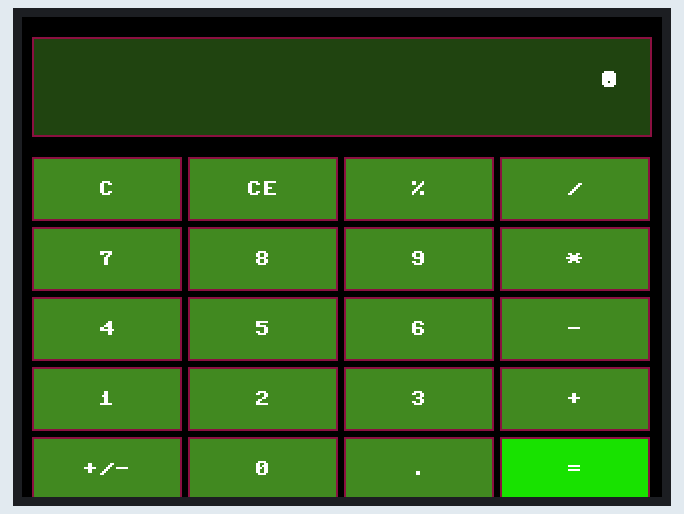
Simulated run of this program. Board: MicroPython board. Parts: 320×240 colour display. The clock reads 2024-03-15 10:24:30 at power-on unless the program sets it; what the program prints to the serial console is not drawn.

Above: at 0.2 s.

The program:

main_calculator_no_microui.py
```python
# calculator_standalone.py
"""
Standalone calculator for ILI9341 display with FT6x36 touch
Includes minimal UI framework inline for easy deployment
"""
import time

import asyncio
import logging
from machine import I2C, SPI, Pin

"""SPI LCD display driver for ILI9341 with RGB565 framebuffer."""
import time
import framebuf
import logging

logger = logging.getLogger("ili9341")


class Ili9341v:
    """ILI9341 display driver compatible with Display interface."""

    # Display dimensions
    WIDTH = 240
    HEIGHT = 320

    # Commands
    CASET = 0x2A
    RASET = 0x2B
    RAMWR = 0x2C

    X_OFFSET = 0
    Y_OFFSET = 0

    def __init__(self, spi, dc, cs, rst, bl=None, rotation=1, width=None, height=None):
        """
        Initialize ILI9341 display.

        Args:
            spi: SPI bus instance
            dc: Data/Command pin
            cs: Chip Select pin
            rst: Reset pin
            bl: Backlight pin (optional)
            rotation: Display rotation (0-3)
            width: Override width (for compatibility)
            height: Override height (for compatibility)
        """
        logger.debug("Initializing ILI9341 display driver...")

        self.spi = spi
        self.dc = dc
        self.cs = cs
        self.rst = rst
        self.bl = bl

        # Work buffers
        self.buf1 = bytearray(1)
        self.buf4 = bytearray(4)

        # Set initial dimensions
        self.width = width or self.WIDTH
        self.height = height or self.HEIGHT

        # Hardware initialization
        self._reset()
        self._config()
        self.set_rotation(rotation)

        # Create framebuffer after rotation is set
        self.buffer = bytearray(self.width * self.height * 2)  # RGB565
        self.fb = framebuf.FrameBuffer(self.buffer, self.width, self.height, framebuf.RGB565)

        # Clear and enable backlight
        self.clear()
        self.show()
        if self.bl:
            self.bl.value(1)
            print("bl ON")

        logger.info(f"Display initialized: {self.width}x{self.height} RGB565")

    def _reset(self):
        """Perform hardware reset sequence."""
        logger.debug("Performing hardware reset...")

        if not self.rst:
            return

        self.rst.value(1)
        time.sleep_ms(50)

        self.rst.value(0)
        time.sleep_ms(100)

        self.rst.value(1)
        time.sleep_ms(50)

        self.cs.value(1)
        self.dc.value(0)

        logger.debug("Hardware reset complete")

    def _write_cmd(self, cmd):
        """Write command byte to LCD."""
        self.buf1[0] = cmd
        self.dc.value(0)
        self.cs.value(0)
        self.spi.write(self.buf1)
        self.cs.value(1)

    def _write_data(self, data):
        """Write data to LCD."""
        if data is None or len(data) == 0:
            return

        self.dc.value(1)
        self.cs.value(0)
        self.spi.write(data)
        self.cs.value(1)

    def _write_reg(self, cmd, data=None):
        """Write register (command + optional data)."""
        self._write_cmd(cmd)
        if data is not None:
            self._write_data(data)

    def _config(self):
        """Configure display registers (ILI9341 initialization)."""
        logger.debug("Configuring display registers...")

        # Power control sequences
        self._write_reg(0xCF, b"\x00\xC1\x30")
        self._write_reg(0xED, b"\x64\x03\x12\x81")
        self._write_reg(0xE8, b"\x85\x00\x78")
        self._write_reg(0xCB, b"\x39\x2C\x00\x34\x02")
        self._write_reg(0xF7, b"\x20")
        self._write_reg(0xEA, b"\x00\x00")

        # Power control
        self._write_reg(0xC0, b"\x13")       # VRH[5:0]
        self._write_reg(0xC1, b"\x13")       # SAP[2:0];BT[3:0]
        self._write_reg(0xC5, b"\x22\x35")   # VCM control
        self._write_reg(0xC7, b"\xBD")       # VCM control2

        # Display inversion
        self._write_reg(0x21)                # Display Inversion ON

        # Memory Access Control (will be set by rotation)
        self._write_reg(0x36, b"\x08")

        # Display Function Control
        self._write_reg(0xB6, b"\x0A\xA2")

        # Pixel Format Set (16bit RGB565)
        self._write_reg(0x3A, b"\x55")

        # Interface Control & Frame Rate
        self._write_reg(0xF6, b"\x01\x30")
        self._write_reg(0xB1, b"\x00\x1B")

        # Gamma configuration
        self._write_reg(0xF2, b"\x00")       # 3Gamma Function Disable
        self._write_reg(0x26, b"\x01")       # Gamma curve selected

        # Positive Gamma Correction
        self._write_reg(0xE0, b"\x0F\x35\x31\x0B\x0E\x06\x49\xA7\x33\x07\x0F\x03\x0C\x0A\x00")

        # Negative Gamma Correction
        self._write_reg(0xE1, b"\x00\x0A\x0F\x04\x11\x08\x36\x58\x4D\x07\x10\x0C\x32\x34\x0F")

        # Sleep out and display on
        self._write_reg(0x11)                # Exit Sleep
        time.sleep_ms(120)

        self._write_reg(0x29)                # Display on

        logger.debug("Display configuration complete")

    def set_rotation(self, rotation):
        """
        Set display rotation.

        Args:
            rotation: 0-3 for different orientations
                0: Portrait
                1: Landscape
                2: Portrait inverted
                3: Landscape inverted
        """
        rotation = rotation % 4

        # BGR bit is always set (0x08)
        val = 0x08

        if rotation == 0:     # Portrait
            self.width = self.WIDTH
            self.height = self.HEIGHT
            # BGR only

        elif rotation == 1:   # Landscape
            self.width = self.HEIGHT
            self.height = self.WIDTH
            # BGR | MX | MV
            val |= (1 << 6) | (1 << 5)

        elif rotation == 2:   # Portrait inverted
            self.width = self.WIDTH
            self.height = self.HEIGHT
            # BGR | MX | MY
            val |= (1 << 6) | (1 << 7)

        elif rotation == 3:   # Landscape inverted
            self.width = self.HEIGHT
            self.height = self.WIDTH
            # BGR | MY | MV
            val |= (1 << 7) | (1 << 5)

        self._write_reg(0x36, bytes([val]))

    def _set_window(self, x, y, w, h):
        """Set drawing window."""
        x0 = x + self.X_OFFSET
        y0 = y + self.Y_OFFSET
        x1 = x0 + w - 1
        y1 = y0 + h - 1

        # Column Address Set
        self.buf4[0] = x0 >> 8
        self.buf4[1] = x0 & 0xFF
        self.buf4[2] = x1 >> 8
        self.buf4[3] = x1 & 0xFF
        self._write_reg(self.CASET, self.buf4)

        # Row Address Set
        self.buf4[0] = y0 >> 8
        self.buf4[1] = y0 & 0xFF
        self.buf4[2] = y1 >> 8
        self.buf4[3] = y1 & 0xFF
        self._write_reg(self.RASET, self.buf4)

    def show(self):
        """Transfer framebuffer to display."""
        self._set_window(0, 0, self.width, self.height)
        self._write_cmd(self.RAMWR)
        self._write_data(self.buffer)
        logger.debug("Display updated")

    def clear(self, color=0x0000):
        """Clear framebuffer to specified color."""
        self.fb.fill(color)

    def get_framebuffer(self):
        """Get framebuffer for direct rendering."""
        return self.fb

    # Legacy compatibility methods
    def draw(self, x, y, w, h, buf):
        """
        Draw raw buffer to display (legacy method).
        For direct hardware access without framebuffer.
        """
        self._set_window(x, y, w, h)
        self._write_reg(self.RAMWR, buf)

"""Touch input handling via I2C FT6x36 controller."""
import time
import asyncio
import logging

logger = logging.getLogger("ft6x36")


class Ft6x36:
    """FT6x36 touch screen controller interface."""

    SLAVE_ADDR = 0x38
    STATUS_REG = 0x02
    P1_XH_REG = 0x03

    def __init__(self, i2c, address=None, ax=1, bx=0, ay=1, by=0, swap_xy=False):
        """
        Initialize FT6x36 touch controller.

        Args:
            i2c: I2C bus instance
            address: I2C address (default: 0x38)
            ax, bx: X-axis calibration (x_final = ax * x_raw + bx)
            ay, by: Y-axis calibration (y_final = ay * y_raw + by)
            swap_xy: Swap X and Y coordinates before calibration

        For portrait mode (240x320):
            swap_xy=False, adjust ax, bx, ay, by as needed

        For landscape mode (320x240):
            swap_xy=True may be needed depending on orientation
        """
        logger.debug("Initializing FT6x36 touch controller...")

        self.i2c = i2c
        self.address = address or self.SLAVE_ADDR

        # Calibration parameters
        self.ax = ax
        self.bx = bx
        self.ay = ay
        self.by = by
        self.swap_xy = swap_xy

        # Current touch state
        self.x = 0
        self.y = 0
        self.pressed = False

        # Read buffers
        self.read_buffer1 = bytearray(1)
        self.read_buffer4 = bytearray(4)

        logger.info(f"FT6x36 initialized: addr=0x{self.address:02X}, swap_xy={swap_xy}")
        logger.debug(f"Calibration: ax={ax}, bx={bx}, ay={ay}, by={by}")

    def read(self):
        """
        Read touch data from sensor.

        Returns:
            tuple: (touch_count, x, y)
                - touch_count: 1 if touched, 0 otherwise
                - x, y: Calibrated coordinates
        """
        try:
            # Read touch status
            self.i2c.readfrom_mem_into(self.address, self.STATUS_REG, self.read_buffer1)
            points = self.read_buffer1[0] & 0x0F

            if points == 1:
                # Add small delay to avoid glitches
                time.sleep_ms(1)

                # Read again to confirm
                self.i2c.readfrom_mem_into(self.address, self.STATUS_REG, self.read_buffer1)
                points = self.read_buffer1[0] & 0x0F

                if points == 1:
                    # Read touch coordinates
                    self.i2c.readfrom_mem_into(self.address, self.P1_XH_REG, self.read_buffer4)

                    # Parse coordinates (12-bit values)
                    x = ((self.read_buffer4[0] & 0x0F) << 8) | self.read_buffer4[1]
                    y = ((self.read_buffer4[2] & 0x0F) << 8) | self.read_buffer4[3]

                    # Swap if needed
                    if self.swap_xy:
                        x, y = y, x

                    # Apply calibration
                    x = int(self.ax * x + self.bx)
                    y = int(self.ay * y + self.by)

                    # Update state
                    self.x = x
                    self.y = y
                    self.pressed = True

                    return 1, x, y

            # No touch detected
            self.pressed = False
            return 0, 0, 0

        except OSError as e:
            logger.error(f"Touch read error: {e}")
            self.pressed = False
            return 0, 0, 0

    def get_touch(self):
        """
        Get current touch state without polling.

        Returns:
            tuple: (x, y, pressed)
        """
        return self.x, self.y, self.pressed

    def is_pressed(self):
        """Check if screen is currently being touched."""
        return self.pressed

logging.basicConfig(level=logging.INFO)
log = logging.getLogger(__name__)

# Hardware pins
PIN_LCD_CS = 10
PIN_LCD_DC = 46
PIN_LCD_BL = 45
PIN_LCD_CLK = 12
PIN_LCD_MOSI = 11
PIN_LCD_MISO = 13
PIN_TOUCH_SDA = 16
PIN_TOUCH_SCL = 15

LCD_WIDTH = 320
LCD_HEIGHT = 240


class Button:
    """Simple button widget"""
    def __init__(self, x, y, w, h, text, bg=0x4444, fg=0xFFFF):
        self.x = x
        self.y = y
        self.w = w
        self.h = h
        self.text = text
        self.bg = bg
        self.fg = fg
        self.pressed = False

    def contains(self, px, py):
        """Check if point is inside button"""
        return (self.x <= px < self.x + self.w and
                self.y <= py < self.y + self.h)

    def draw(self, fb, highlight=False):
        """Draw button to framebuffer"""
        # Background
        color = 0x6666 if highlight else self.bg
        fb.fill_rect(self.x, self.y, self.w, self.h, color)

        # Border
        fb.rect(self.x, self.y, self.w, self.h, 0x8888)

        # Text (centered)
        text_w = len(self.text) * 8
        text_x = self.x + (self.w - text_w) // 2
        text_y = self.y + (self.h - 8) // 2
        fb.text(self.text, text_x, text_y, self.fg)


class Calculator:
    """Calculator logic"""
    def __init__(self):
        self.display = "0"
        self.value = 0.0
        self.operation = None
        self.new_number = True
        self.error = False

    def clear(self):
        self.display = "0"
        self.value = 0.0
        self.operation = None
        self.new_number = True
        self.error = False

    def clear_entry(self):
        self.display = "0"
        self.new_number = True

    def digit(self, d):
        if self.error:
            self.clear()
        if self.new_number:
            self.display = str(d)
            self.new_number = False
        else:
            if len(self.display) < 12:
                self.display = self.display + str(d) if self.display != "0" else str(d)

    def decimal(self):
        if self.error:
            self.clear()
        if self.new_number:
            self.display = "0."
            self.new_number = False
        elif "." not in self.display:
            self.display += "."

    def negate(self):
        if self.error:
            return
        try:
            val = -float(self.display)
            self.display = self._fmt(val)
        except:
            pass

    def percent(self):
        if self.error:
            return
        try:
            val = float(self.display) / 100.0
            self.display = self._fmt(val)
        except:
            pass

    def op(self, operation):
        if self.error:
            self.clear()
        try:
            if self.operation and not self.new_number:
                self.equals()
            self.value = float(self.display)
            self.operation = operation
            self.new_number = True
        except:
            self.display = "Error"
            self.error = True

    def equals(self):
        if self.error:
            return
        try:
            current = float(self.display)
            if self.operation == "+":
                result = self.value + current
            elif self.operation == "-":
                result = self.value - current
            elif self.operation == "*":
                result = self.value * current
            elif self.operation == "/":
                if current == 0:
                    self.display = "Error"
                    self.error = True
                    return
                result = self.value / current
            else:
                result = current

            self.display = self._fmt(result)
            self.value = result
            self.operation = None
            self.new_number = True
        except:
            self.display = "Error"
            self.error = True

    def _fmt(self, num):
        """Format number"""
        if abs(num) > 999999999 or (abs(num) < 0.00001 and num != 0):
            return f"{num:.6e}"
        if num == int(num):
            return str(int(num))
        return f"{num:.8f}".rstrip('0').rstrip('.')


class CalculatorUI:
    """Calculator UI manager"""
    def __init__(self, display):
        self.display = display
        self.fb = display.get_framebuffer()
        self.calc = Calculator()
        self.buttons = []
        self.last_pressed = None
        self._create_buttons()

    def _create_buttons(self):
        """Create button layout"""
        # Display area at top: y=10, height=50
        # Buttons start at y=70

        btn_w = 75
        btn_h = 32
        x_start = 5
        y_start = 70
        gap = 3

        # Button layout
        layout = [
            ["C", "CE", "%", "/"],
            ["7", "8", "9", "*"],
            ["4", "5", "6", "-"],
            ["1", "2", "3", "+"],
            ["+/-", "0", ".", "="]
        ]

        for row_idx, row in enumerate(layout):
            y = y_start + row_idx * (btn_h + gap)
            for col_idx, text in enumerate(row):
                x = x_start + col_idx * (btn_w + gap)

                # Special color for equals
                if text == "=":
                    btn = Button(x, y, btn_w, btn_h, text, bg=0x001F, fg=0xFFFF)
                else:
                    btn = Button(x, y, btn_w, btn_h, text)

                self.buttons.append(btn)

    def handle_touch(self, x, y):
        """Handle touch event"""
        for btn in self.buttons:
            if btn.contains(x, y):
                self.last_pressed = btn
                self._handle_button(btn.text)
                return True
        return False

    def _handle_button(self, text):
        """Handle button press"""
        if text.isdigit():
            self.calc.digit(int(text))
        elif text == ".":
            self.calc.decimal()
        elif text == "C":
            self.calc.clear()
        elif text == "CE":
            self.calc.clear_entry()
        elif text == "+/-":
            self.calc.negate()
        elif text == "%":
            self.calc.percent()
        elif text in "+-*/":
            self.calc.op(text)
        elif text == "=":
            self.calc.equals()

    def draw(self):
        """Draw calculator UI"""
        # Clear screen
        self.fb.fill(0x0000)

        # Draw display area
        display_x = 5
        display_y = 10
        display_w = 310
        display_h = 50

        # Display background
        self.fb.fill_rect(display_x, display_y, display_w, display_h, 0x2222)
        self.fb.rect(display_x, display_y, display_w, display_h, 0x8888)

        # Display text (right-aligned, larger)
        text = self.calc.display
        # Draw text 2x2 for larger appearance
        char_w = 8
        char_h = 8
        text_w = len(text) * char_w * 2
        text_x = display_x + display_w - text_w - 10
        text_y = display_y + (display_h - char_h * 2) // 2

        # Draw each character twice for 2x size effect
        for i, char in enumerate(text):
            x = text_x + i * char_w * 2
            # Draw 4 times with offset for 2x2
            for dy in range(2):
                for dx in range(2):
                    self.fb.text(char, x + dx, text_y + dy, 0xFFFF)

        # Draw buttons
        for btn in self.buttons:
            highlight = (btn == self.last_pressed)
            btn.draw(self.fb, highlight)

        # Update display
        self.display.show()

        # Clear last pressed after drawing
        self.last_pressed = None


async def touch_task(touch, ui):
    """Touch polling task"""
    last_count = 0
    debounce_time = 150
    last_touch_time = 0

    while True:
        count, x, y = touch.read()
        current_time = time.ticks_ms()

        if count > 0 and last_count == 0:
            # New touch
            if asyncio.ticks_diff(current_time, last_touch_time) > debounce_time:
                if ui.handle_touch(x, y):
                    log.info(f"Touch at ({x}, {y})")
                    last_touch_time = current_time

        last_count = count
        await asyncio.sleep_ms(20)


async def display_task(ui):
    """Display update task"""
    while True:
        ui.draw()
        await asyncio.sleep_ms(33)  # ~30 FPS


async def main():
    """Main application"""
    log.info("=== Calculator Demo ===")

    # Initialize I2C
    i2c = I2C(
        0,
        freq=400_000,
        scl=Pin(PIN_TOUCH_SCL),
        sda=Pin(PIN_TOUCH_SDA)
    )
    log.info("I2C initialized")

    # Initialize SPI
    spi = SPI(
        1,
        baudrate=40_000_000,
        polarity=0,
        phase=0,
        sck=Pin(PIN_LCD_CLK),
        mosi=Pin(PIN_LCD_MOSI),
        miso=Pin(PIN_LCD_MISO)
    )
    log.info("SPI initialized")

    # Initialize display
    display = Ili9341v(
        spi=spi,
        dc=Pin(PIN_LCD_DC, Pin.OUT, value=0),
        cs=Pin(PIN_LCD_CS, Pin.OUT, value=1),
        bl=Pin(PIN_LCD_BL, Pin.OUT, value=0),
        rst=None,
        rotation=1  # Landscape
    )
    log.info(f"Display: {display.width}x{display.height}")

    # Initialize touch
    touch = Ft6x36(i2c, swap_xy=True)
    log.info("Touch initialized")

    # Create UI
    ui = CalculatorUI(display)
    log.info("UI created")

    # Initial draw
    ui.draw()

    log.info("Starting event loop...")

    # Run tasks
    try:
        await asyncio.gather(
            touch_task(touch, ui),
            display_task(ui)
        )
    except KeyboardInterrupt:
        log.info("Stopped")
    except Exception as e:
        log.error(f"Error: {e}")
        import sys
        sys.print_exception(e)


# Run
if __name__ == '__main__':
    asyncio.run(main())
```
